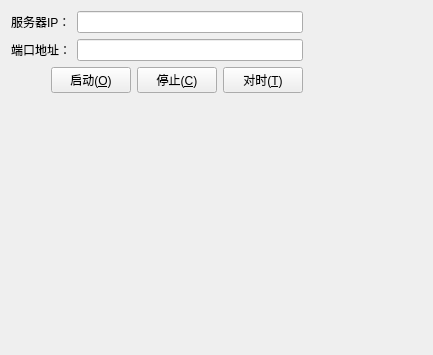
<?xml version="1.0" encoding="UTF-8"?>
<ui version="4.0">
 <class>panel_ntp_client</class>
 <widget class="QWidget" name="panel_ntp_client">
  <property name="geometry">
   <rect>
    <x>0</x>
    <y>0</y>
    <width>433</width>
    <height>355</height>
   </rect>
  </property>
  <property name="windowTitle">
   <string>Form</string>
  </property>
  <layout class="QGridLayout" name="gridLayout_2">
   <item row="0" column="0">
    <layout class="QHBoxLayout" name="horizontalLayout_2">
     <item>
      <layout class="QVBoxLayout" name="verticalLayout">
       <item>
        <layout class="QGridLayout" name="gridLayout">
         <item row="0" column="0">
          <widget class="QLabel" name="label">
           <property name="text">
            <string>服务器IP：</string>
           </property>
          </widget>
         </item>
         <item row="0" column="1">
          <widget class="QLineEdit" name="ipLineEdit"/>
         </item>
         <item row="1" column="0">
          <widget class="QLabel" name="label_2">
           <property name="text">
            <string>端口地址：</string>
           </property>
          </widget>
         </item>
         <item row="1" column="1">
          <widget class="QLineEdit" name="portLineEdit"/>
         </item>
        </layout>
       </item>
       <item>
        <layout class="QHBoxLayout" name="horizontalLayout">
         <item>
          <spacer name="horizontalSpacer">
           <property name="orientation">
            <enum>Qt::Horizontal</enum>
           </property>
           <property name="sizeHint" stdset="0">
            <size>
             <width>40</width>
             <height>20</height>
            </size>
           </property>
          </spacer>
         </item>
         <item>
          <widget class="QPushButton" name="startPushButton">
           <property name="text">
            <string>启动(&amp;O)</string>
           </property>
           <property name="icon">
            <iconset resource="sim_iec61850.qrc">
             <normaloff>:/sim_iec61850/Resources/TIMER01.ICO</normaloff>:/sim_iec61850/Resources/TIMER01.ICO</iconset>
           </property>
          </widget>
         </item>
         <item>
          <widget class="QPushButton" name="stopPushButton">
           <property name="text">
            <string>停止(&amp;C)</string>
           </property>
           <property name="icon">
            <iconset resource="sim_iec61850.qrc">
             <normaloff>:/sim_iec61850/Resources/del.gif</normaloff>:/sim_iec61850/Resources/del.gif</iconset>
           </property>
          </widget>
         </item>
         <item>
          <widget class="QPushButton" name="timeSynPushButton">
           <property name="text">
            <string>对时(&amp;T)</string>
           </property>
           <property name="icon">
            <iconset resource="sim_iec61850.qrc">
             <normaloff>:/sim_iec61850/Resources/clock.gif</normaloff>:/sim_iec61850/Resources/clock.gif</iconset>
           </property>
          </widget>
         </item>
        </layout>
       </item>
      </layout>
     </item>
     <item>
      <spacer name="horizontalSpacer_2">
       <property name="orientation">
        <enum>Qt::Horizontal</enum>
       </property>
       <property name="sizeHint" stdset="0">
        <size>
         <width>40</width>
         <height>20</height>
        </size>
       </property>
      </spacer>
     </item>
    </layout>
   </item>
   <item row="1" column="0">
    <spacer name="verticalSpacer">
     <property name="orientation">
      <enum>Qt::Vertical</enum>
     </property>
     <property name="sizeHint" stdset="0">
      <size>
       <width>20</width>
       <height>244</height>
      </size>
     </property>
    </spacer>
   </item>
  </layout>
 </widget>
 <resources>
  <include location="sim_iec61850.qrc"/>
 </resources>
 <connections/>
</ui>
